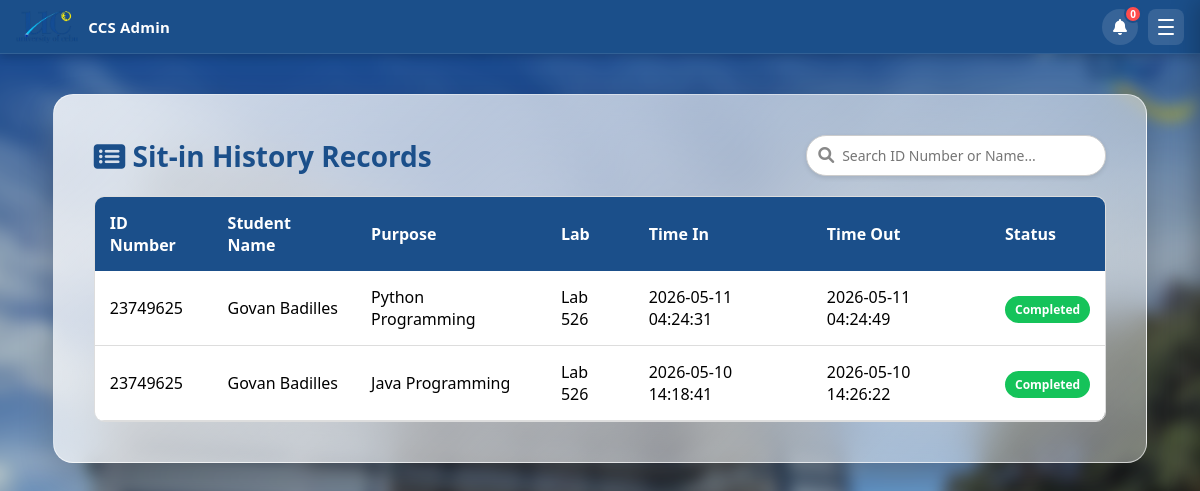
Screenshot of /history (signed in) with the database file from the repository.
### tables this page shows
CREATE TABLE sitin_records (
            id INTEGER PRIMARY KEY AUTOINCREMENT,
            id_number TEXT NOT NULL,
            purpose TEXT,
            lab TEXT,
            time_in DATETIME DEFAULT CURRENT_TIMESTAMP,
            time_out DATETIME,
            status TEXT DEFAULT 'Active',
            feedback TEXT DEFAULT ''
        );

CREATE TABLE users (
            id INTEGER PRIMARY KEY AUTOINCREMENT,
            id_number TEXT UNIQUE NOT NULL,
            lastname TEXT NOT NULL,
            firstname TEXT NOT NULL,
            middlename TEXT,
            course_level TEXT,
            password TEXT NOT NULL,
            email TEXT,
            course TEXT,
            address TEXT,
            role TEXT DEFAULT 'student',
            remaining_sessions INTEGER DEFAULT 30,
            profile_pic TEXT DEFAULT 'default_profile.png'
        );

### app.py (the view)
@app.route('/history')
def history():
    if 'user_id' not in session or session.get('role') != 'admin':
        return redirect(url_for('home'))
    conn = get_db_connection()
    cursor = conn.cursor()
    records = cursor.execute('''
        SELECT s.*, u.firstname, u.lastname
        FROM sitin_records s
        JOIN users u ON s.id_number = u.id_number
        ORDER BY s.time_in DESC
    ''').fetchall()
    conn.close()
    return render_template('history.html', records=records)

### app.py (called while the page is built)
def get_db_connection():
    conn = sqlite3.connect('students.db')
    conn.row_factory = sqlite3.Row
    return conn

### templates/history.html (shortened to what this page needs)
<!DOCTYPE html>
<html lang="en">
<head>
    <link rel="stylesheet" href="{{ url_for('static', filename='style.css') }}">
    <link rel="stylesheet" href="{{ url_for('static', filename='admin.css') }}">
    <link rel="stylesheet" href="https://cdnjs.cloudflare.com/ajax/libs/font-awesome/6.0.0/css/all.min.css">
</head>
<body class="admin-page">
   <nav class="navbar">
        <div class="nav-left">
            <img src="{{ url_for('static', filename='images/uclogonav.png') }}" alt="UC Logo">
            <span class="nav-brand">CCS Admin</span>
        </div>
        <div class="nav-right">
            <div class="notif-wrapper" id="notifWrapper">
                <button class="notif-bell-btn" id="notifBellBtn" onclick="toggleNotifDropdown(event)" title="Notifications">
                    <i class="fas fa-bell"></i>
                    <span class="notif-badge" id="notifBadge" style="display:none;">0</span>
                </button>
            </div>
            <button class="hamburger-btn" id="hamburgerBtn" onclick="toggleSidebar()">
                <span></span><span></span><span></span>
            </button>
        </div>
    </nav>
    <div class="admin-container">
        <div class="admin-glass-card" style="width: 95%; max-width: 1400px; padding: 40px;">
            <div style="display: flex; justify-content: space-between; align-items: center; margin-bottom: 20px; flex-wrap: wrap; gap: 15px;">
                <h2 style="color: #1b4f8a; margin: 0;"><i class="fas fa-list-alt"></i> Sit-in History Records</h2>
                <div style="position: relative; width: 300px; max-width: 100%;">
                    <input type="text" id="searchHistory" onkeyup="filterHistory()" placeholder="Search ID Number or Name..."
                           style="width: 100%; padding: 10px 15px 10px 35px; border-radius: 20px; border: 1px solid #ccc; font-size: 14px; outline: none; box-sizing: border-box; box-shadow: 0 2px 5px rgba(0,0,0,0.1);">
                    <i class="fas fa-search" style="position: absolute; left: 12px; top: 12px; color: #888;"></i>
                </div>
            </div>
            <div class="table-container" style="max-height: 500px; overflow-y: auto; overflow-x: auto; border-radius: 10px; border: 1px solid #ddd; box-shadow: inset 0 0 10px rgba(0,0,0,0.05);">
                <table style="width: 100%; border-collapse: collapse; text-align: left; background: white;">
                    <thead style="background-color: #1b4f8a; color: white; position: sticky; top: 0; z-index: 1;">
                        <tr>
                            <th style="padding: 15px;">ID Number</th>
                            <th style="padding: 15px;">Student Name</th>
                            <th style="padding: 15px;">Purpose</th>
                            <th style="padding: 15px;">Lab</th>
                            <th style="padding: 15px;">Time In</th>
                            <th style="padding: 15px;">Time Out</th>
                            <th style="padding: 15px;">Status</th>
                        </tr>
                    </thead>
                    <tbody>
                        {% for row in records %}
                        <tr style="border-bottom: 1px solid #ddd;">
                            <td style="padding: 15px;">{{ row['id_number'] }}</td>
                            <td style="padding: 15px;">{{ row['firstname'] }} {{ row['lastname'] }}</td>
                            <td style="padding: 15px;">{{ row['purpose'] }}</td>
                            <td style="padding: 15px;">{{ row['lab'] }}</td>
                            <td style="padding: 15px;">{{ row['time_in'] }}</td>
                            <td style="padding: 15px;">{{ row['time_out'] if row['time_out'] else '---' }}</td>
                            <td style="padding: 15px;">
                                {% if row['status'] == 'Active' %}
                                    <span style="background: #ffc107; color: #000; padding: 5px 10px; border-radius: 15px; font-size: 12px; font-weight: bold;">Active</span>
                                {% else %}
                                    <span style="background: #15c35a; color: white; padding: 5px 10px; border-radius: 15px; font-size: 12px; font-weight: bold;">Completed</span>
                                {% endif %}
                            </td>
                        </tr>
                        {% else %}
                        <tr>
                            <td colspan="7" style="padding: 20px; text-align: center; color: #666;">No history records found.</td>
                        </tr>
                        {% endfor %}
                    </tbody>
                </table>
            </div>
        </div>
    </div>
</body>
</html>

### static/style.css (style rules this page uses)
* { box-sizing: border-box; margin: 0; padding: 0; font-family: 'Segoe UI', Tahoma, Geneva, Verdana, sans-serif; }
body { background-color: #EBEBEB; }
h2 { text-align: center; color: #333; margin-top: 10px; margin-bottom: 30px; font-size: 28px; font-weight: bold; }
.navbar { background-color: rgba(21, 76, 121, 0.95); padding: 15px 30px; display: flex; justify-content: space-between; align-items: center; color: white; box-shadow: 0 2px 5px rgba(0,0,0,0.2); position: fixed; top: 0; left: 0; width: 100% !important; z-index: 9999; }
body { padding-top: 80px; }

### static/admin.css (style rules this page uses)
body.admin-page { margin: 0; display: flex; flex-direction: column; position: relative; font-family: sans-serif; }
body.admin-page::before { content: ""; position: fixed; top: -20px; left: -20px; right: -20px; bottom: -20px; background-image: url('/static/images/ucbackground.jpg'); background-size: cover; background-position: center; background-repeat: no-repeat; filter: blur(8px) brightness(0.8); z-index: -1; }
.admin-container { flex: 1; display: flex; justify-content: center; align-items: flex-start; z-index: 1; padding: 40px 24px 50px; min-height: calc(100vh - 54px); box-sizing: border-box; }
.admin-glass-card { background: linear-gradient(135deg, rgba(255, 255, 255, 0.82), rgba(255, 255, 255, 0.35)); backdrop-filter: blur(20px); padding: 40px; width: 100%; max-width: 1100px; border-radius: 20px; box-shadow: 0 15px 35px rgba(0, 0, 0, 0.2); border: 1px solid rgba(255, 255, 255, 0.6); position: relative; text-align: center; }
.navbar { position: fixed; top: 0; left: 0; width: 100%; box-sizing: border-box; z-index: 9999; background: rgba(27, 79, 138, 0.85); backdrop-filter: blur(15px); border-bottom: 1px solid rgba(255, 255, 255, 0.1); display: flex; justify-content: space-between; align-items: center; padding: 15px 40px; }

### templates/history.html (style rules this page uses)
.notif-wrapper { position: relative; display: inline-flex; align-items: center; }
.notif-bell-btn { background: rgba(255,255,255,0.12); border: none; color: white; width: 36px; height: 36px; border-radius: 50%; cursor: pointer; font-size: 16px; display: flex; align-items: center; justify-content: center; position: relative; transition: background 0.2s, transform 0.2s; }
.notif-badge { position: absolute; top: -4px; right: -4px; background: #ff4c4c; color: white; font-size: 10px; font-weight: bold; min-width: 18px; height: 18px; border-radius: 9px; display: flex !important; align-items: center; justify-content: center; padding: 0 4px; border: 2px solid #1b4f8a; line-height: 1; animation: badgePop 0.3s ease; }
body.admin-page { padding-top: 0 !important; }
body.admin-page .navbar { position: sticky !important; top: 0 !important; }
.navbar { height: 54px; background: #1b4f8a; display: flex; align-items: center; justify-content: space-between; padding: 0 16px; position: sticky; top: 0; z-index: 1000; box-shadow: 0 2px 10px rgba(0,0,0,0.2); }
.nav-left { display: flex; align-items: center; gap: 10px; }
.nav-left img { height: 32px; width: auto; }
.nav-brand { color: white; font-size: 15px; font-weight: 600; letter-spacing: 0.2px; }
.nav-right { display: flex; align-items: center; gap: 10px; }
.hamburger-btn { width: 36px; height: 36px; border-radius: 8px; border: none; background: rgba(255,255,255,0.12); cursor: pointer; display: flex; flex-direction: column; align-items: center; justify-content: center; gap: 5px; transition: background 0.2s; flex-shrink: 0; }
.hamburger-btn span { display: block; width: 16px; height: 2px; background: white; border-radius: 2px; transition: all 0.28s cubic-bezier(0.4,0,0.2,1); }

### rows the page displays
sitin_records: id_number "23749625", firstname "Govan", lastname "Badilles", purpose "Python Programming", lab "Lab 526", time_in "2026-05-11 04:24:31", time_out "2026-05-11 04:24:49", status "Completed"
sitin_records: id_number "23749625", firstname "Govan", lastname "Badilles", purpose "Java Programming", lab "Lab 526", time_in "2026-05-10 14:18:41", time_out "2026-05-10 14:26:22", status "Completed"
